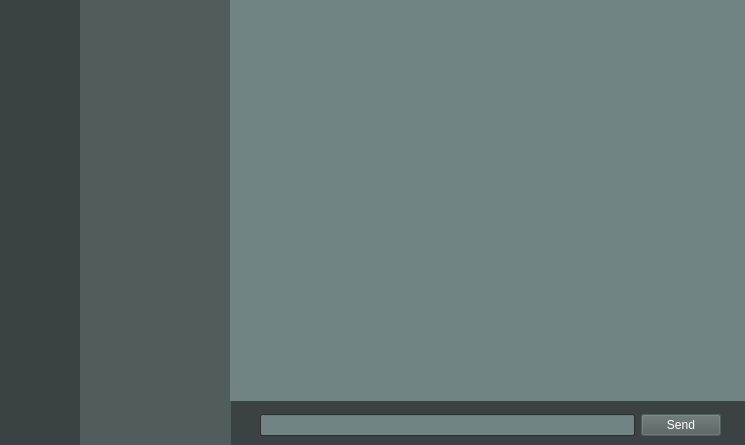
<?xml version="1.0" encoding="UTF-8"?>
<ui version="4.0">
 <class>MainPage</class>
 <widget class="QWidget" name="MainPage">
  <property name="geometry">
   <rect>
    <x>0</x>
    <y>0</y>
    <width>745</width>
    <height>445</height>
   </rect>
  </property>
  <property name="palette">
   <palette>
    <active>
     <colorrole role="Base">
      <brush brushstyle="SolidPattern">
       <color alpha="255">
        <red>255</red>
        <green>255</green>
        <blue>255</blue>
       </color>
      </brush>
     </colorrole>
     <colorrole role="Window">
      <brush brushstyle="SolidPattern">
       <color alpha="255">
        <red>59</red>
        <green>66</green>
        <blue>67</blue>
       </color>
      </brush>
     </colorrole>
    </active>
    <inactive>
     <colorrole role="Base">
      <brush brushstyle="SolidPattern">
       <color alpha="255">
        <red>255</red>
        <green>255</green>
        <blue>255</blue>
       </color>
      </brush>
     </colorrole>
     <colorrole role="Window">
      <brush brushstyle="SolidPattern">
       <color alpha="255">
        <red>59</red>
        <green>66</green>
        <blue>67</blue>
       </color>
      </brush>
     </colorrole>
    </inactive>
    <disabled>
     <colorrole role="Base">
      <brush brushstyle="SolidPattern">
       <color alpha="255">
        <red>59</red>
        <green>66</green>
        <blue>67</blue>
       </color>
      </brush>
     </colorrole>
     <colorrole role="Window">
      <brush brushstyle="SolidPattern">
       <color alpha="255">
        <red>59</red>
        <green>66</green>
        <blue>67</blue>
       </color>
      </brush>
     </colorrole>
    </disabled>
   </palette>
  </property>
  <property name="windowTitle">
   <string>Form</string>
  </property>
  <property name="autoFillBackground">
   <bool>false</bool>
  </property>
  <widget class="QListWidget" name="listWidget">
   <property name="geometry">
    <rect>
     <x>0</x>
     <y>0</y>
     <width>81</width>
     <height>451</height>
    </rect>
   </property>
   <property name="sizePolicy">
    <sizepolicy hsizetype="Fixed" vsizetype="Fixed">
     <horstretch>0</horstretch>
     <verstretch>0</verstretch>
    </sizepolicy>
   </property>
   <property name="palette">
    <palette>
     <active>
      <colorrole role="WindowText">
       <brush brushstyle="SolidPattern">
        <color alpha="255">
         <red>255</red>
         <green>255</green>
         <blue>255</blue>
        </color>
       </brush>
      </colorrole>
      <colorrole role="Button">
       <brush brushstyle="SolidPattern">
        <color alpha="255">
         <red>59</red>
         <green>66</green>
         <blue>67</blue>
        </color>
       </brush>
      </colorrole>
      <colorrole role="Light">
       <brush brushstyle="SolidPattern">
        <color alpha="255">
         <red>88</red>
         <green>99</green>
         <blue>100</blue>
        </color>
       </brush>
      </colorrole>
      <colorrole role="Midlight">
       <brush brushstyle="SolidPattern">
        <color alpha="255">
         <red>73</red>
         <green>82</green>
         <blue>83</blue>
        </color>
       </brush>
      </colorrole>
      <colorrole role="Dark">
       <brush brushstyle="SolidPattern">
        <color alpha="255">
         <red>29</red>
         <green>33</green>
         <blue>33</blue>
        </color>
       </brush>
      </colorrole>
      <colorrole role="Mid">
       <brush brushstyle="SolidPattern">
        <color alpha="255">
         <red>39</red>
         <green>44</green>
         <blue>45</blue>
        </color>
       </brush>
      </colorrole>
      <colorrole role="Text">
       <brush brushstyle="SolidPattern">
        <color alpha="255">
         <red>255</red>
         <green>255</green>
         <blue>255</blue>
        </color>
       </brush>
      </colorrole>
      <colorrole role="BrightText">
       <brush brushstyle="SolidPattern">
        <color alpha="255">
         <red>255</red>
         <green>255</green>
         <blue>255</blue>
        </color>
       </brush>
      </colorrole>
      <colorrole role="ButtonText">
       <brush brushstyle="SolidPattern">
        <color alpha="255">
         <red>255</red>
         <green>255</green>
         <blue>255</blue>
        </color>
       </brush>
      </colorrole>
      <colorrole role="Base">
       <brush brushstyle="SolidPattern">
        <color alpha="255">
         <red>59</red>
         <green>66</green>
         <blue>67</blue>
        </color>
       </brush>
      </colorrole>
      <colorrole role="Window">
       <brush brushstyle="SolidPattern">
        <color alpha="255">
         <red>59</red>
         <green>66</green>
         <blue>67</blue>
        </color>
       </brush>
      </colorrole>
      <colorrole role="Shadow">
       <brush brushstyle="SolidPattern">
        <color alpha="255">
         <red>0</red>
         <green>0</green>
         <blue>0</blue>
        </color>
       </brush>
      </colorrole>
      <colorrole role="AlternateBase">
       <brush brushstyle="SolidPattern">
        <color alpha="255">
         <red>29</red>
         <green>33</green>
         <blue>33</blue>
        </color>
       </brush>
      </colorrole>
      <colorrole role="ToolTipBase">
       <brush brushstyle="SolidPattern">
        <color alpha="255">
         <red>255</red>
         <green>255</green>
         <blue>220</blue>
        </color>
       </brush>
      </colorrole>
      <colorrole role="ToolTipText">
       <brush brushstyle="SolidPattern">
        <color alpha="255">
         <red>0</red>
         <green>0</green>
         <blue>0</blue>
        </color>
       </brush>
      </colorrole>
      <colorrole role="PlaceholderText">
       <brush brushstyle="SolidPattern">
        <color alpha="128">
         <red>255</red>
         <green>255</green>
         <blue>255</blue>
        </color>
       </brush>
      </colorrole>
     </active>
     <inactive>
      <colorrole role="WindowText">
       <brush brushstyle="SolidPattern">
        <color alpha="255">
         <red>255</red>
         <green>255</green>
         <blue>255</blue>
        </color>
       </brush>
      </colorrole>
      <colorrole role="Button">
       <brush brushstyle="SolidPattern">
        <color alpha="255">
         <red>59</red>
         <green>66</green>
         <blue>67</blue>
        </color>
       </brush>
      </colorrole>
      <colorrole role="Light">
       <brush brushstyle="SolidPattern">
        <color alpha="255">
         <red>88</red>
         <green>99</green>
         <blue>100</blue>
        </color>
       </brush>
      </colorrole>
      <colorrole role="Midlight">
       <brush brushstyle="SolidPattern">
        <color alpha="255">
         <red>73</red>
         <green>82</green>
         <blue>83</blue>
        </color>
       </brush>
      </colorrole>
      <colorrole role="Dark">
       <brush brushstyle="SolidPattern">
        <color alpha="255">
         <red>29</red>
         <green>33</green>
         <blue>33</blue>
        </color>
       </brush>
      </colorrole>
      <colorrole role="Mid">
       <brush brushstyle="SolidPattern">
        <color alpha="255">
         <red>39</red>
         <green>44</green>
         <blue>45</blue>
        </color>
       </brush>
      </colorrole>
      <colorrole role="Text">
       <brush brushstyle="SolidPattern">
        <color alpha="255">
         <red>255</red>
         <green>255</green>
         <blue>255</blue>
        </color>
       </brush>
      </colorrole>
      <colorrole role="BrightText">
       <brush brushstyle="SolidPattern">
        <color alpha="255">
         <red>255</red>
         <green>255</green>
         <blue>255</blue>
        </color>
       </brush>
      </colorrole>
      <colorrole role="ButtonText">
       <brush brushstyle="SolidPattern">
        <color alpha="255">
         <red>255</red>
         <green>255</green>
         <blue>255</blue>
        </color>
       </brush>
      </colorrole>
      <colorrole role="Base">
       <brush brushstyle="SolidPattern">
        <color alpha="255">
         <red>59</red>
         <green>66</green>
         <blue>67</blue>
        </color>
       </brush>
      </colorrole>
      <colorrole role="Window">
       <brush brushstyle="SolidPattern">
        <color alpha="255">
         <red>59</red>
         <green>66</green>
         <blue>67</blue>
        </color>
       </brush>
      </colorrole>
      <colorrole role="Shadow">
       <brush brushstyle="SolidPattern">
        <color alpha="255">
         <red>0</red>
         <green>0</green>
         <blue>0</blue>
        </color>
       </brush>
      </colorrole>
      <colorrole role="AlternateBase">
       <brush brushstyle="SolidPattern">
        <color alpha="255">
         <red>29</red>
         <green>33</green>
         <blue>33</blue>
        </color>
       </brush>
      </colorrole>
      <colorrole role="ToolTipBase">
       <brush brushstyle="SolidPattern">
        <color alpha="255">
         <red>255</red>
         <green>255</green>
         <blue>220</blue>
        </color>
       </brush>
      </colorrole>
      <colorrole role="ToolTipText">
       <brush brushstyle="SolidPattern">
        <color alpha="255">
         <red>0</red>
         <green>0</green>
         <blue>0</blue>
        </color>
       </brush>
      </colorrole>
      <colorrole role="PlaceholderText">
       <brush brushstyle="SolidPattern">
        <color alpha="128">
         <red>255</red>
         <green>255</green>
         <blue>255</blue>
        </color>
       </brush>
      </colorrole>
     </inactive>
     <disabled>
      <colorrole role="WindowText">
       <brush brushstyle="SolidPattern">
        <color alpha="255">
         <red>29</red>
         <green>33</green>
         <blue>33</blue>
        </color>
       </brush>
      </colorrole>
      <colorrole role="Button">
       <brush brushstyle="SolidPattern">
        <color alpha="255">
         <red>59</red>
         <green>66</green>
         <blue>67</blue>
        </color>
       </brush>
      </colorrole>
      <colorrole role="Light">
       <brush brushstyle="SolidPattern">
        <color alpha="255">
         <red>88</red>
         <green>99</green>
         <blue>100</blue>
        </color>
       </brush>
      </colorrole>
      <colorrole role="Midlight">
       <brush brushstyle="SolidPattern">
        <color alpha="255">
         <red>73</red>
         <green>82</green>
         <blue>83</blue>
        </color>
       </brush>
      </colorrole>
      <colorrole role="Dark">
       <brush brushstyle="SolidPattern">
        <color alpha="255">
         <red>29</red>
         <green>33</green>
         <blue>33</blue>
        </color>
       </brush>
      </colorrole>
      <colorrole role="Mid">
       <brush brushstyle="SolidPattern">
        <color alpha="255">
         <red>39</red>
         <green>44</green>
         <blue>45</blue>
        </color>
       </brush>
      </colorrole>
      <colorrole role="Text">
       <brush brushstyle="SolidPattern">
        <color alpha="255">
         <red>29</red>
         <green>33</green>
         <blue>33</blue>
        </color>
       </brush>
      </colorrole>
      <colorrole role="BrightText">
       <brush brushstyle="SolidPattern">
        <color alpha="255">
         <red>255</red>
         <green>255</green>
         <blue>255</blue>
        </color>
       </brush>
      </colorrole>
      <colorrole role="ButtonText">
       <brush brushstyle="SolidPattern">
        <color alpha="255">
         <red>29</red>
         <green>33</green>
         <blue>33</blue>
        </color>
       </brush>
      </colorrole>
      <colorrole role="Base">
       <brush brushstyle="SolidPattern">
        <color alpha="255">
         <red>59</red>
         <green>66</green>
         <blue>67</blue>
        </color>
       </brush>
      </colorrole>
      <colorrole role="Window">
       <brush brushstyle="SolidPattern">
        <color alpha="255">
         <red>59</red>
         <green>66</green>
         <blue>67</blue>
        </color>
       </brush>
      </colorrole>
      <colorrole role="Shadow">
       <brush brushstyle="SolidPattern">
        <color alpha="255">
         <red>0</red>
         <green>0</green>
         <blue>0</blue>
        </color>
       </brush>
      </colorrole>
      <colorrole role="AlternateBase">
       <brush brushstyle="SolidPattern">
        <color alpha="255">
         <red>59</red>
         <green>66</green>
         <blue>67</blue>
        </color>
       </brush>
      </colorrole>
      <colorrole role="ToolTipBase">
       <brush brushstyle="SolidPattern">
        <color alpha="255">
         <red>255</red>
         <green>255</green>
         <blue>220</blue>
        </color>
       </brush>
      </colorrole>
      <colorrole role="ToolTipText">
       <brush brushstyle="SolidPattern">
        <color alpha="255">
         <red>0</red>
         <green>0</green>
         <blue>0</blue>
        </color>
       </brush>
      </colorrole>
      <colorrole role="PlaceholderText">
       <brush brushstyle="SolidPattern">
        <color alpha="128">
         <red>255</red>
         <green>255</green>
         <blue>255</blue>
        </color>
       </brush>
      </colorrole>
     </disabled>
    </palette>
   </property>
   <property name="frameShape">
    <enum>QFrame::NoFrame</enum>
   </property>
   <property name="frameShadow">
    <enum>QFrame::Plain</enum>
   </property>
  </widget>
  <widget class="QListWidget" name="listWidget_2">
   <property name="geometry">
    <rect>
     <x>80</x>
     <y>0</y>
     <width>151</width>
     <height>451</height>
    </rect>
   </property>
   <property name="sizePolicy">
    <sizepolicy hsizetype="Fixed" vsizetype="Fixed">
     <horstretch>0</horstretch>
     <verstretch>0</verstretch>
    </sizepolicy>
   </property>
   <property name="palette">
    <palette>
     <active>
      <colorrole role="WindowText">
       <brush brushstyle="SolidPattern">
        <color alpha="255">
         <red>0</red>
         <green>0</green>
         <blue>0</blue>
        </color>
       </brush>
      </colorrole>
      <colorrole role="Button">
       <brush brushstyle="SolidPattern">
        <color alpha="255">
         <red>114</red>
         <green>131</green>
         <blue>132</blue>
        </color>
       </brush>
      </colorrole>
      <colorrole role="Light">
       <brush brushstyle="SolidPattern">
        <color alpha="255">
         <red>171</red>
         <green>197</green>
         <blue>198</blue>
        </color>
       </brush>
      </colorrole>
      <colorrole role="Midlight">
       <brush brushstyle="SolidPattern">
        <color alpha="255">
         <red>142</red>
         <green>164</green>
         <blue>165</blue>
        </color>
       </brush>
      </colorrole>
      <colorrole role="Dark">
       <brush brushstyle="SolidPattern">
        <color alpha="255">
         <red>57</red>
         <green>66</green>
         <blue>66</blue>
        </color>
       </brush>
      </colorrole>
      <colorrole role="Mid">
       <brush brushstyle="SolidPattern">
        <color alpha="255">
         <red>76</red>
         <green>87</green>
         <blue>88</blue>
        </color>
       </brush>
      </colorrole>
      <colorrole role="Text">
       <brush brushstyle="SolidPattern">
        <color alpha="255">
         <red>0</red>
         <green>0</green>
         <blue>0</blue>
        </color>
       </brush>
      </colorrole>
      <colorrole role="BrightText">
       <brush brushstyle="SolidPattern">
        <color alpha="255">
         <red>255</red>
         <green>255</green>
         <blue>255</blue>
        </color>
       </brush>
      </colorrole>
      <colorrole role="ButtonText">
       <brush brushstyle="SolidPattern">
        <color alpha="255">
         <red>0</red>
         <green>0</green>
         <blue>0</blue>
        </color>
       </brush>
      </colorrole>
      <colorrole role="Base">
       <brush brushstyle="SolidPattern">
        <color alpha="255">
         <red>81</red>
         <green>93</green>
         <blue>93</blue>
        </color>
       </brush>
      </colorrole>
      <colorrole role="Window">
       <brush brushstyle="SolidPattern">
        <color alpha="255">
         <red>114</red>
         <green>131</green>
         <blue>132</blue>
        </color>
       </brush>
      </colorrole>
      <colorrole role="Shadow">
       <brush brushstyle="SolidPattern">
        <color alpha="255">
         <red>0</red>
         <green>0</green>
         <blue>0</blue>
        </color>
       </brush>
      </colorrole>
      <colorrole role="AlternateBase">
       <brush brushstyle="SolidPattern">
        <color alpha="255">
         <red>184</red>
         <green>193</green>
         <blue>193</blue>
        </color>
       </brush>
      </colorrole>
      <colorrole role="ToolTipBase">
       <brush brushstyle="SolidPattern">
        <color alpha="255">
         <red>255</red>
         <green>255</green>
         <blue>220</blue>
        </color>
       </brush>
      </colorrole>
      <colorrole role="ToolTipText">
       <brush brushstyle="SolidPattern">
        <color alpha="255">
         <red>0</red>
         <green>0</green>
         <blue>0</blue>
        </color>
       </brush>
      </colorrole>
      <colorrole role="PlaceholderText">
       <brush brushstyle="SolidPattern">
        <color alpha="128">
         <red>0</red>
         <green>0</green>
         <blue>0</blue>
        </color>
       </brush>
      </colorrole>
     </active>
     <inactive>
      <colorrole role="WindowText">
       <brush brushstyle="SolidPattern">
        <color alpha="255">
         <red>0</red>
         <green>0</green>
         <blue>0</blue>
        </color>
       </brush>
      </colorrole>
      <colorrole role="Button">
       <brush brushstyle="SolidPattern">
        <color alpha="255">
         <red>114</red>
         <green>131</green>
         <blue>132</blue>
        </color>
       </brush>
      </colorrole>
      <colorrole role="Light">
       <brush brushstyle="SolidPattern">
        <color alpha="255">
         <red>171</red>
         <green>197</green>
         <blue>198</blue>
        </color>
       </brush>
      </colorrole>
      <colorrole role="Midlight">
       <brush brushstyle="SolidPattern">
        <color alpha="255">
         <red>142</red>
         <green>164</green>
         <blue>165</blue>
        </color>
       </brush>
      </colorrole>
      <colorrole role="Dark">
       <brush brushstyle="SolidPattern">
        <color alpha="255">
         <red>57</red>
         <green>66</green>
         <blue>66</blue>
        </color>
       </brush>
      </colorrole>
      <colorrole role="Mid">
       <brush brushstyle="SolidPattern">
        <color alpha="255">
         <red>76</red>
         <green>87</green>
         <blue>88</blue>
        </color>
       </brush>
      </colorrole>
      <colorrole role="Text">
       <brush brushstyle="SolidPattern">
        <color alpha="255">
         <red>0</red>
         <green>0</green>
         <blue>0</blue>
        </color>
       </brush>
      </colorrole>
      <colorrole role="BrightText">
       <brush brushstyle="SolidPattern">
        <color alpha="255">
         <red>255</red>
         <green>255</green>
         <blue>255</blue>
        </color>
       </brush>
      </colorrole>
      <colorrole role="ButtonText">
       <brush brushstyle="SolidPattern">
        <color alpha="255">
         <red>0</red>
         <green>0</green>
         <blue>0</blue>
        </color>
       </brush>
      </colorrole>
      <colorrole role="Base">
       <brush brushstyle="SolidPattern">
        <color alpha="255">
         <red>81</red>
         <green>93</green>
         <blue>93</blue>
        </color>
       </brush>
      </colorrole>
      <colorrole role="Window">
       <brush brushstyle="SolidPattern">
        <color alpha="255">
         <red>114</red>
         <green>131</green>
         <blue>132</blue>
        </color>
       </brush>
      </colorrole>
      <colorrole role="Shadow">
       <brush brushstyle="SolidPattern">
        <color alpha="255">
         <red>0</red>
         <green>0</green>
         <blue>0</blue>
        </color>
       </brush>
      </colorrole>
      <colorrole role="AlternateBase">
       <brush brushstyle="SolidPattern">
        <color alpha="255">
         <red>184</red>
         <green>193</green>
         <blue>193</blue>
        </color>
       </brush>
      </colorrole>
      <colorrole role="ToolTipBase">
       <brush brushstyle="SolidPattern">
        <color alpha="255">
         <red>255</red>
         <green>255</green>
         <blue>220</blue>
        </color>
       </brush>
      </colorrole>
      <colorrole role="ToolTipText">
       <brush brushstyle="SolidPattern">
        <color alpha="255">
         <red>0</red>
         <green>0</green>
         <blue>0</blue>
        </color>
       </brush>
      </colorrole>
      <colorrole role="PlaceholderText">
       <brush brushstyle="SolidPattern">
        <color alpha="128">
         <red>0</red>
         <green>0</green>
         <blue>0</blue>
        </color>
       </brush>
      </colorrole>
     </inactive>
     <disabled>
      <colorrole role="WindowText">
       <brush brushstyle="SolidPattern">
        <color alpha="255">
         <red>57</red>
         <green>66</green>
         <blue>66</blue>
        </color>
       </brush>
      </colorrole>
      <colorrole role="Button">
       <brush brushstyle="SolidPattern">
        <color alpha="255">
         <red>114</red>
         <green>131</green>
         <blue>132</blue>
        </color>
       </brush>
      </colorrole>
      <colorrole role="Light">
       <brush brushstyle="SolidPattern">
        <color alpha="255">
         <red>171</red>
         <green>197</green>
         <blue>198</blue>
        </color>
       </brush>
      </colorrole>
      <colorrole role="Midlight">
       <brush brushstyle="SolidPattern">
        <color alpha="255">
         <red>142</red>
         <green>164</green>
         <blue>165</blue>
        </color>
       </brush>
      </colorrole>
      <colorrole role="Dark">
       <brush brushstyle="SolidPattern">
        <color alpha="255">
         <red>57</red>
         <green>66</green>
         <blue>66</blue>
        </color>
       </brush>
      </colorrole>
      <colorrole role="Mid">
       <brush brushstyle="SolidPattern">
        <color alpha="255">
         <red>76</red>
         <green>87</green>
         <blue>88</blue>
        </color>
       </brush>
      </colorrole>
      <colorrole role="Text">
       <brush brushstyle="SolidPattern">
        <color alpha="255">
         <red>57</red>
         <green>66</green>
         <blue>66</blue>
        </color>
       </brush>
      </colorrole>
      <colorrole role="BrightText">
       <brush brushstyle="SolidPattern">
        <color alpha="255">
         <red>255</red>
         <green>255</green>
         <blue>255</blue>
        </color>
       </brush>
      </colorrole>
      <colorrole role="ButtonText">
       <brush brushstyle="SolidPattern">
        <color alpha="255">
         <red>57</red>
         <green>66</green>
         <blue>66</blue>
        </color>
       </brush>
      </colorrole>
      <colorrole role="Base">
       <brush brushstyle="SolidPattern">
        <color alpha="255">
         <red>114</red>
         <green>131</green>
         <blue>132</blue>
        </color>
       </brush>
      </colorrole>
      <colorrole role="Window">
       <brush brushstyle="SolidPattern">
        <color alpha="255">
         <red>114</red>
         <green>131</green>
         <blue>132</blue>
        </color>
       </brush>
      </colorrole>
      <colorrole role="Shadow">
       <brush brushstyle="SolidPattern">
        <color alpha="255">
         <red>0</red>
         <green>0</green>
         <blue>0</blue>
        </color>
       </brush>
      </colorrole>
      <colorrole role="AlternateBase">
       <brush brushstyle="SolidPattern">
        <color alpha="255">
         <red>114</red>
         <green>131</green>
         <blue>132</blue>
        </color>
       </brush>
      </colorrole>
      <colorrole role="ToolTipBase">
       <brush brushstyle="SolidPattern">
        <color alpha="255">
         <red>255</red>
         <green>255</green>
         <blue>220</blue>
        </color>
       </brush>
      </colorrole>
      <colorrole role="ToolTipText">
       <brush brushstyle="SolidPattern">
        <color alpha="255">
         <red>0</red>
         <green>0</green>
         <blue>0</blue>
        </color>
       </brush>
      </colorrole>
      <colorrole role="PlaceholderText">
       <brush brushstyle="SolidPattern">
        <color alpha="128">
         <red>0</red>
         <green>0</green>
         <blue>0</blue>
        </color>
       </brush>
      </colorrole>
     </disabled>
    </palette>
   </property>
   <property name="frameShape">
    <enum>QFrame::NoFrame</enum>
   </property>
   <property name="frameShadow">
    <enum>QFrame::Plain</enum>
   </property>
  </widget>
  <widget class="QListWidget" name="listWidget_3">
   <property name="geometry">
    <rect>
     <x>230</x>
     <y>0</y>
     <width>521</width>
     <height>401</height>
    </rect>
   </property>
   <property name="sizePolicy">
    <sizepolicy hsizetype="Fixed" vsizetype="Fixed">
     <horstretch>0</horstretch>
     <verstretch>0</verstretch>
    </sizepolicy>
   </property>
   <property name="palette">
    <palette>
     <active>
      <colorrole role="Base">
       <brush brushstyle="SolidPattern">
        <color alpha="255">
         <red>114</red>
         <green>131</green>
         <blue>132</blue>
        </color>
       </brush>
      </colorrole>
     </active>
     <inactive>
      <colorrole role="Base">
       <brush brushstyle="SolidPattern">
        <color alpha="255">
         <red>114</red>
         <green>131</green>
         <blue>132</blue>
        </color>
       </brush>
      </colorrole>
     </inactive>
     <disabled>
      <colorrole role="Base">
       <brush brushstyle="SolidPattern">
        <color alpha="255">
         <red>114</red>
         <green>131</green>
         <blue>132</blue>
        </color>
       </brush>
      </colorrole>
     </disabled>
    </palette>
   </property>
   <property name="frameShape">
    <enum>QFrame::NoFrame</enum>
   </property>
   <property name="frameShadow">
    <enum>QFrame::Plain</enum>
   </property>
  </widget>
  <widget class="QWidget" name="horizontalLayoutWidget">
   <property name="geometry">
    <rect>
     <x>260</x>
     <y>400</y>
     <width>461</width>
     <height>51</height>
    </rect>
   </property>
   <layout class="QHBoxLayout" name="horizontalLayout">
    <item>
     <widget class="QLineEdit" name="lineEdit">
      <property name="palette">
       <palette>
        <active>
         <colorrole role="Text">
          <brush brushstyle="SolidPattern">
           <color alpha="255">
            <red>255</red>
            <green>255</green>
            <blue>255</blue>
           </color>
          </brush>
         </colorrole>
         <colorrole role="Base">
          <brush brushstyle="SolidPattern">
           <color alpha="255">
            <red>114</red>
            <green>131</green>
            <blue>132</blue>
           </color>
          </brush>
         </colorrole>
         <colorrole role="PlaceholderText">
          <brush brushstyle="SolidPattern">
           <color alpha="128">
            <red>255</red>
            <green>255</green>
            <blue>255</blue>
           </color>
          </brush>
         </colorrole>
        </active>
        <inactive>
         <colorrole role="Text">
          <brush brushstyle="SolidPattern">
           <color alpha="255">
            <red>255</red>
            <green>255</green>
            <blue>255</blue>
           </color>
          </brush>
         </colorrole>
         <colorrole role="Base">
          <brush brushstyle="SolidPattern">
           <color alpha="255">
            <red>114</red>
            <green>131</green>
            <blue>132</blue>
           </color>
          </brush>
         </colorrole>
         <colorrole role="PlaceholderText">
          <brush brushstyle="SolidPattern">
           <color alpha="128">
            <red>255</red>
            <green>255</green>
            <blue>255</blue>
           </color>
          </brush>
         </colorrole>
        </inactive>
        <disabled>
         <colorrole role="Text">
          <brush brushstyle="SolidPattern">
           <color alpha="255">
            <red>120</red>
            <green>120</green>
            <blue>120</blue>
           </color>
          </brush>
         </colorrole>
         <colorrole role="Base">
          <brush brushstyle="SolidPattern">
           <color alpha="255">
            <red>81</red>
            <green>93</green>
            <blue>93</blue>
           </color>
          </brush>
         </colorrole>
         <colorrole role="PlaceholderText">
          <brush brushstyle="SolidPattern">
           <color alpha="128">
            <red>0</red>
            <green>0</green>
            <blue>0</blue>
           </color>
          </brush>
         </colorrole>
        </disabled>
       </palette>
      </property>
     </widget>
    </item>
    <item>
     <widget class="QPushButton" name="pushButton">
      <property name="palette">
       <palette>
        <active>
         <colorrole role="WindowText">
          <brush brushstyle="SolidPattern">
           <color alpha="255">
            <red>0</red>
            <green>0</green>
            <blue>0</blue>
           </color>
          </brush>
         </colorrole>
         <colorrole role="Button">
          <brush brushstyle="SolidPattern">
           <color alpha="255">
            <red>81</red>
            <green>93</green>
            <blue>93</blue>
           </color>
          </brush>
         </colorrole>
         <colorrole role="Text">
          <brush brushstyle="SolidPattern">
           <color alpha="255">
            <red>0</red>
            <green>0</green>
            <blue>0</blue>
           </color>
          </brush>
         </colorrole>
         <colorrole role="ButtonText">
          <brush brushstyle="SolidPattern">
           <color alpha="255">
            <red>255</red>
            <green>255</green>
            <blue>255</blue>
           </color>
          </brush>
         </colorrole>
         <colorrole role="Base">
          <brush brushstyle="SolidPattern">
           <color alpha="255">
            <red>255</red>
            <green>255</green>
            <blue>255</blue>
           </color>
          </brush>
         </colorrole>
         <colorrole role="Window">
          <brush brushstyle="SolidPattern">
           <color alpha="255">
            <red>114</red>
            <green>131</green>
            <blue>132</blue>
           </color>
          </brush>
         </colorrole>
         <colorrole role="PlaceholderText">
          <brush brushstyle="SolidPattern">
           <color alpha="128">
            <red>0</red>
            <green>0</green>
            <blue>0</blue>
           </color>
          </brush>
         </colorrole>
        </active>
        <inactive>
         <colorrole role="WindowText">
          <brush brushstyle="SolidPattern">
           <color alpha="255">
            <red>0</red>
            <green>0</green>
            <blue>0</blue>
           </color>
          </brush>
         </colorrole>
         <colorrole role="Button">
          <brush brushstyle="SolidPattern">
           <color alpha="255">
            <red>81</red>
            <green>93</green>
            <blue>93</blue>
           </color>
          </brush>
         </colorrole>
         <colorrole role="Text">
          <brush brushstyle="SolidPattern">
           <color alpha="255">
            <red>0</red>
            <green>0</green>
            <blue>0</blue>
           </color>
          </brush>
         </colorrole>
         <colorrole role="ButtonText">
          <brush brushstyle="SolidPattern">
           <color alpha="255">
            <red>255</red>
            <green>255</green>
            <blue>255</blue>
           </color>
          </brush>
         </colorrole>
         <colorrole role="Base">
          <brush brushstyle="SolidPattern">
           <color alpha="255">
            <red>255</red>
            <green>255</green>
            <blue>255</blue>
           </color>
          </brush>
         </colorrole>
         <colorrole role="Window">
          <brush brushstyle="SolidPattern">
           <color alpha="255">
            <red>114</red>
            <green>131</green>
            <blue>132</blue>
           </color>
          </brush>
         </colorrole>
         <colorrole role="PlaceholderText">
          <brush brushstyle="SolidPattern">
           <color alpha="128">
            <red>0</red>
            <green>0</green>
            <blue>0</blue>
           </color>
          </brush>
         </colorrole>
        </inactive>
        <disabled>
         <colorrole role="WindowText">
          <brush brushstyle="SolidPattern">
           <color alpha="255">
            <red>120</red>
            <green>120</green>
            <blue>120</blue>
           </color>
          </brush>
         </colorrole>
         <colorrole role="Button">
          <brush brushstyle="SolidPattern">
           <color alpha="255">
            <red>81</red>
            <green>93</green>
            <blue>93</blue>
           </color>
          </brush>
         </colorrole>
         <colorrole role="Text">
          <brush brushstyle="SolidPattern">
           <color alpha="255">
            <red>120</red>
            <green>120</green>
            <blue>120</blue>
           </color>
          </brush>
         </colorrole>
         <colorrole role="ButtonText">
          <brush brushstyle="SolidPattern">
           <color alpha="255">
            <red>120</red>
            <green>120</green>
            <blue>120</blue>
           </color>
          </brush>
         </colorrole>
         <colorrole role="Base">
          <brush brushstyle="SolidPattern">
           <color alpha="255">
            <red>114</red>
            <green>131</green>
            <blue>132</blue>
           </color>
          </brush>
         </colorrole>
         <colorrole role="Window">
          <brush brushstyle="SolidPattern">
           <color alpha="255">
            <red>114</red>
            <green>131</green>
            <blue>132</blue>
           </color>
          </brush>
         </colorrole>
         <colorrole role="PlaceholderText">
          <brush brushstyle="SolidPattern">
           <color alpha="128">
            <red>0</red>
            <green>0</green>
            <blue>0</blue>
           </color>
          </brush>
         </colorrole>
        </disabled>
       </palette>
      </property>
      <property name="text">
       <string>Send</string>
      </property>
     </widget>
    </item>
   </layout>
  </widget>
 </widget>
 <resources/>
 <connections/>
</ui>
